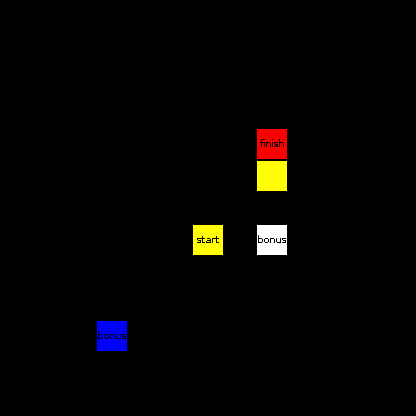

This game map was drawn from its Tiled (.tmx) file and the tilesets committed beside it. A one-line description and the full map source follow:
An orthogonal 13x13 tile map with 32x32 px tiles, 3 tile layers (base, gates, triggers) and 9 objects (5x tree, 2x pinetree, 2x bush).

<map version="1.0" orientation="orthogonal" renderorder="right-down" width="13" height="13" tilewidth="32" tileheight="32" nextobjectid="10">
 <properties>
  <property name="steps" type="int" value="31" />
 </properties>
 <tileset firstgid="1" source="../../resources/tiled/tiled.tsx" />
 <layer name="base" width="13" height="13">
  <data encoding="csv">
0,0,0,0,0,0,0,0,0,0,0,0,0,
0,0,0,0,0,0,1,1,0,0,0,0,0,
0,0,0,0,0,0,1,1,0,0,0,0,0,
0,0,0,1,1,1,1,0,0,0,0,0,0,
0,0,0,1,0,0,1,0,1,0,0,0,0,
0,0,0,1,0,0,1,0,1,0,0,0,0,
0,0,0,1,0,0,1,0,1,0,0,0,0,
0,0,0,1,0,0,1,1,1,0,0,0,0,
0,0,0,1,0,0,0,0,1,0,0,0,0,
0,0,0,1,0,0,0,0,1,0,0,0,0,
0,0,0,1,1,1,1,1,1,0,0,0,0,
0,0,0,0,0,0,0,0,0,0,0,0,0,
0,0,0,0,0,0,0,0,0,0,0,0,0
</data>
 </layer>
 <layer name="gates" width="13" height="13">
  <data encoding="csv">
0,0,0,0,0,0,0,0,0,0,0,0,0,
0,0,0,0,0,0,0,0,0,0,0,0,0,
0,0,0,0,0,0,0,0,0,0,0,0,0,
0,0,0,0,0,0,0,0,0,0,0,0,0,
0,0,0,0,0,0,0,0,5,0,0,0,0,
0,0,0,0,0,0,0,0,4,0,0,0,0,
0,0,0,0,0,0,0,0,0,0,0,0,0,
0,0,0,0,0,0,0,0,3,0,0,0,0,
0,0,0,0,0,0,0,0,0,0,0,0,0,
0,0,0,0,0,0,0,0,0,0,0,0,0,
0,0,0,8,0,0,0,0,0,0,0,0,0,
0,0,0,0,0,0,0,0,0,0,0,0,0,
0,0,0,0,0,0,0,0,0,0,0,0,0
</data>
 </layer>
 <layer name="triggers" width="13" height="13">
  <data encoding="csv">
0,0,0,0,0,0,0,0,0,0,0,0,0,
0,0,0,0,0,0,0,0,0,0,0,0,0,
0,0,0,0,0,0,0,0,0,0,0,0,0,
0,0,0,0,0,0,0,0,0,0,0,0,0,
0,0,0,0,0,0,0,0,9,0,0,0,0,
0,0,0,0,0,0,0,0,0,0,0,0,0,
0,0,0,0,0,0,0,0,0,0,0,0,0,
0,0,0,0,0,0,2,0,10,0,0,0,0,
0,0,0,0,0,0,0,0,0,0,0,0,0,
0,0,0,0,0,0,0,0,0,0,0,0,0,
0,0,0,10,0,0,0,0,0,0,0,0,0,
0,0,0,0,0,0,0,0,0,0,0,0,0,
0,0,0,0,0,0,0,0,0,0,0,0,0
</data>
 </layer>
 <objectgroup name="objects">
  <object id="1" name="tree" x="352" y="32" width="32" height="32" />
  <object id="2" name="tree" x="352" y="352" width="32" height="32" />
  <object id="3" name="tree" x="32" y="32" width="32" height="32" />
  <object id="4" name="pinetree" x="96" y="32" width="32" height="32" />
  <object id="5" name="tree" x="160" y="256" width="32" height="32" />
  <object id="6" name="tree" x="288" y="64" width="32" height="32" />
  <object id="7" name="pinetree" x="352" y="224" width="32" height="32" />
  <object id="8" name="bush" x="32" y="256" width="32" height="32" />
  <object id="9" name="bush" x="352" y="128" width="32" height="32" />
 </objectgroup>
</map>
